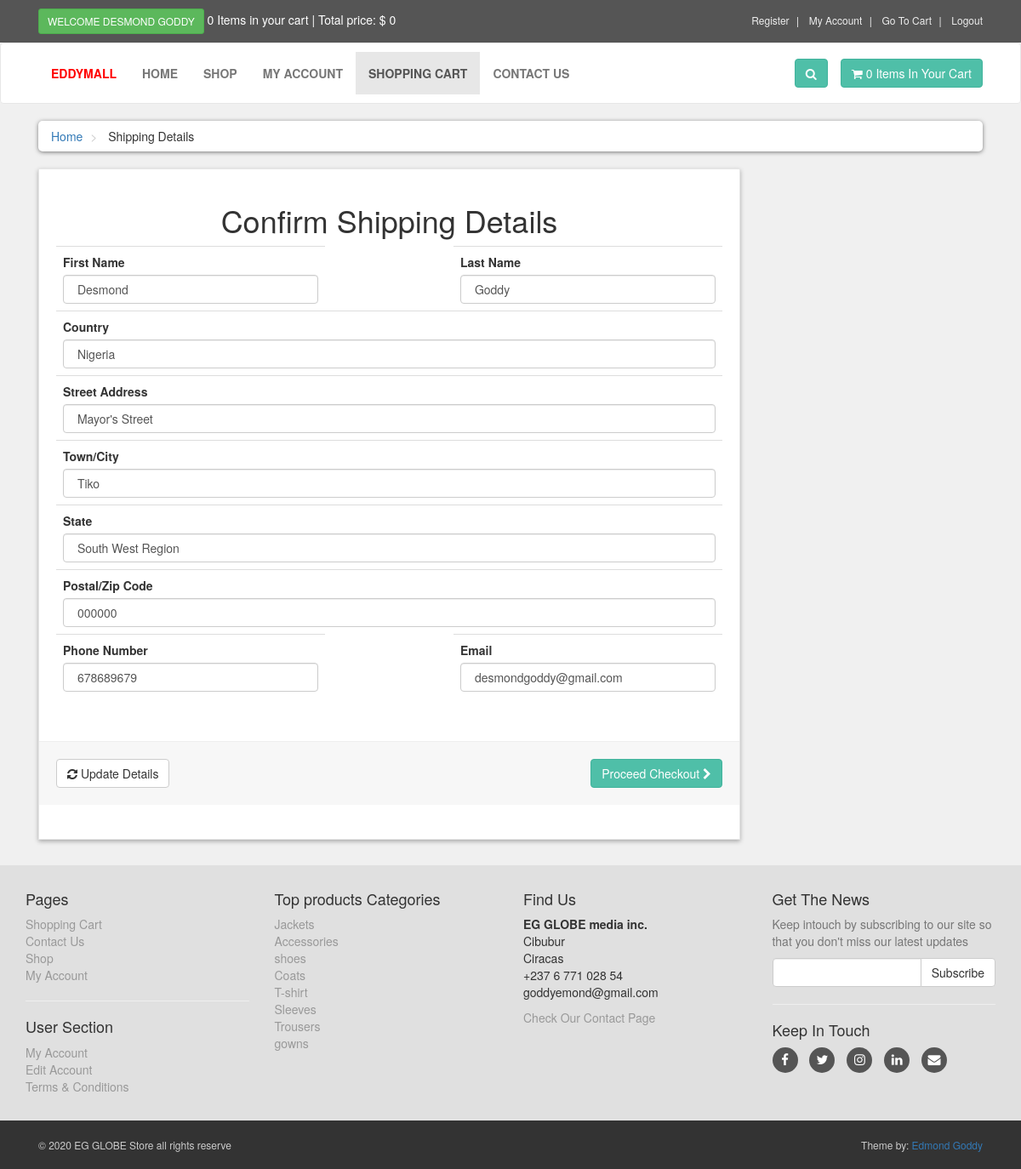
The app's page /shipping_info.php (signed in) with its own data.
### tables this page shows
CREATE TABLE `customers` (
  `customer_id` int(6) NOT NULL,
  `email_address` varchar(50) NOT NULL,
  `password` varchar(50) NOT NULL,
  `first_name` varchar(50) DEFAULT NULL,
  `last_name` varchar(50) NOT NULL,
  `address` varchar(255) DEFAULT NULL,
  `city` varchar(50) DEFAULT NULL,
  `state` varchar(50) DEFAULT NULL,
  `zipcode` varchar(10) DEFAULT NULL,
  `country` varchar(50) DEFAULT NULL,
  `contact` varchar(15) DEFAULT NULL,
  `image` text NOT NULL,
  `customer_ip` varchar(200) NOT NULL
);

CREATE TABLE `product_categories` (
  `p_cat_id` int(11) NOT NULL,
  `p_cat_title` text NOT NULL,
  `p_cat_desc` text NOT NULL
);

### shipping_info.php (the view, shortened to what this page needs)
<?php
$active = "Cart";
include("includes/header.php");
if (isset($_SESSION["ID"])) {
$customer_id = $_SESSION["ID"];
$query = "SELECT * FROM customers where customer_id='$customer_id'";
$results = mysqli_query($con, $query) or die(mysql_error());
$row = mysqli_fetch_array($results);
    $first_name = $row["first_name"];
    $last_name = $row["last_name"];
    $email_address = $row["email_address"];
    $country = $row["country"];
    $city = $row["city"];
    $state = $row["state"];
    $contact = $row["contact"];
    $address = $row["address"];
    $zipcode = $row["zipcode"];
?>
    <div class="content">
        <div class="container">
            <div class="col-md-12">
                <ul class="breadcrumb">
                    <li>
                        <a href="index.php">Home</a>
                    </li>
                    <li>
                        Shipping Details
                    </li>
                </ul>
            </div>
            <div id="cart" class="col-md-9">
                <div class="box">
                    <form action="" method="post" enctype="multipart/form-data">
                        <center>
                            <h1>Confirm Shipping Details</h1>
                        </center>
                        <div class="table-responsive">
                            <table class="table">
                                <tbody>
                                    <tr>
                                        <td style="float: left;">
                                            <label>First Name</label>
                                            <input type="text" name="first_name" class="form-control" value=" <?php echo $first_name; ?> " style="width: 300px;">
                                        </td>
                                        <td style="float: right;">
                                            <label>Last Name</label>
                                            <input type="text" name="last_name" class="form-control" value=" <?php echo $last_name; ?> " style="width: 300px;">
                                        </td>
                                    </tr>
                                    <tr>
                                        <td style="float: none;">
                                            <label>Country</label>
                                            <input type="text" name="country" class="form-control" value=" <?php echo $country; ?> " style="width: ;">
                                        </td>
                                    </tr>
                                    <tr>
                                        <td style="">
                                            <label>Street Address</label>
                                            <input type="text" name="address" class="form-control" value=" <?php echo $address; ?> " style="width: ;">
                                        </td>
                                    </tr>
                                    <tr>
                                        <td style="">
                                            <label>Town/City</label>
                                            <input type="text" name="city" class="form-control" value=" <?php echo $city; ?> " style="width: ;">
                                        </td>
                                    </tr>
                                    <tr>
                                        <td style="">
                                            <label>State</label>
                                            <input type="text" name="state" class="form-control" value=" <?php echo $state; ?> " style="width: ;">
                                        </td>
                                    </tr>
                                    <tr>
                                        <td style="">
                                            <label>Postal/Zip Code</label>
                                            <input type="text" name="zipcode" class="form-control" value=" <?php echo $zipcode; ?> " style="width: ;">
                                        </td>
                                    </tr>
                                    <tr>
                                        <td style="float: left;">
                                            <label>Phone Number</label>
                                            <input type="text" name="contact" class="form-control" value=" <?php echo $contact; ?> " style="width: 300px;">
                                        </td>
                                        <td style="float: right;">
                                            <label>Email</label>
                                            <input type="text" name="email_address" class="form-control" value=" <?php echo $email_address; ?> " style="width: 300px;">
                                        </td>
                                    </tr>
                                </tbody>
                            </table>
                        </div>
                        <div class="box-footer">
                            <div class="pull-left">
                                <button type="submit" name="update" value="Update" class="btn btn-default">
                                    <i class="fa fa-refresh"></i> Update Details
                                </button>
                            </div>
                            <div class="pull-right">
                                <a href="checkout_form.php" class="btn btn-primary">
                                    Proceed Checkout <i class="fa fa-chevron-right"></i>
                                </a>
                            </div>
                        </div>
                    </form>
                </div>
            </div>
        </div>
    </div>
<?php
include("includes/footer.php");
}
?>
</body>
</html>

### includes/footer.php (shortened to what this page needs)
<div id="footer">
	<div class="container">
		<div class="row">
			<div class="col-sm-6 col-md-3">
				<h4>Pages</h4>
				<ul>
					<li><a href="cart.php">Shopping Cart</a></li>
					<li><a href="contact.php">Contact Us</a></li>
					<li><a href="shop.php">Shop</a></li>
					<li><a href="customer/my_account.php">My Account</a></li>
				</ul>
				<hr>
				<h4>User Section</h4>
				<ul>
					<li>
                        <?php
                        if (!@isset($_SESSION["customer_name"])) {
                         echo "<a href='checkout.php'>Login</a>";
                        }else{
                         echo "<a href='customer/my_account.php?my_orders'>My Account</a>";
                        }
                        ?>
					</li>
					<li>
                        <?php
                        if (!@isset($_SESSION["customer_name"])) {
                         echo "<a href='customer_register.php'>Register</a>";
                        }else{
                         echo "<a href='customer/my_account.php?edit_account'>Edit Account</a>";
                        }
                        ?>
                        <li><a href="terms.php">Terms & Conditions</a></li>
					</li>
				</ul>
			</div>
			<div class="col-sm-6 col-md-3">
				<h4>Top products Categories</h4>
				<ul>
<?php
$get_p_cats = "SELECT * FROM product_categories";
$run_p_cats = mysqli_query($con, $get_p_cats);
while ($row_p_cats = mysqli_fetch_array($run_p_cats)) {
	$p_cat_id = $row_p_cats["p_cat_id"];
	$p_cat_title = $row_p_cats["p_cat_title"];
	echo "
<li>
   <a href='shop.php?p_cat=$p_cat_id'>
     $p_cat_title
   </a>
</li>
	";
}
?>
				</ul>
			</div>
			<div class="col-sm-6 col-md-3">
				<h4>Find Us</h4>
				<p>
					<strong>EG GLOBE media inc.</strong>
					<br>Cibubur
					<br>Ciracas
					<br>+237 6 771 028 54
					<br>goddyemond@gmail.com
					<br><strong></strong>
				</p>
				<a href="contact.php">Check Our Contact Page</a>
			</div>
			<div class="col-sm-6 col-md-3">
				<h4>Get The News</h4>
				<p class="text-muted">
Keep intouch by subscribing to our site so that you don't miss our latest updates
				</p>
				<form action="" method="post">
	 				<div class="input-group">
						<input type="text" name="email" class="form-control">
						<span class="input-group-btn">
							<input type="submit" value="Subscribe" class="btn btn-default">
						</span>
					</div>
				</form>
				<hr>
				<h4>Keep In Touch</h4>
				<p class="social">
					<a target="_blank" href="https://web.facebook.com/edmond.goddy" class="fa fa-facebook"></a>
					<a target="_blank" href="#" class="fa fa-twitter"></a>
					<a target="_blank" href="#" class="fa fa-instagram"></a>
					<a target="_blank" href="https://www.linkedin.com/in/edmond-goddy-3b67b8225" class="fa fa-linkedin"></a>
					<a target="_blank" href="#" class="fa fa-envelope"></a>
				</p>
			</div>
		</div>
	</div>
</div>
<div id="copyright">
	<div class="container">
		<div class="col-md-6">
			<p class="pull-left">&COPY; 2020 EG GLOBE Store all rights reserve</p>
		</div>
		<div class="col-md-6">
			<p class="pull-right">Theme by: <a target="_blank" href="https://www.linkedin.com/in/edmond-goddy-3b67b8225">Edmond Goddy</a></p>
		</div>
	</div>
</div>

### styles/style.css (style rules this page uses)
body { font-size: 14px; line-height: 1.42857143; color: #333333; background: #f0f0f0; overflow-x: hidden; padding-bottom: ; }
.btn-primary { color: rgb(255,255,255); background: rgb(79,191,168); border-color: rgb(65,179,156); }
.box { background: #ffffff; margin: 0 0 30px; border: solid 1px #e6e6e6; box-sizing: border-box; padding: 20px; box-shadow: 0 2px 5px rgba(0,0,0,0.3); }
.box .box-footer { background-color: #f7f7f7; margin: 30px -20px 20px; padding: 20px; border-top: 1px solid #eeeeee; }
.box .box-footer:before, .box .box-footer:after { content: ""; display: table; }
.box .box-footer:after { clear: both; }
#footer { background: #e0e0e0; padding: 20px 0; }
#footer a { color: #999999; padding: 0; text-decoration: none; }
#footer ul { list-style: none; padding-left: 0; }
#footer .social { text-align: left; }
#footer .social a { margin: 0 10px 0 0; display: inline-block; color: #ffffff; width: 30px; height: 30px; border-radius: 15px; line-height: 30px; font-size: 15px; text-align: center; vertical-align: bottom; background: #555555; text-decoration: none; }
#copyright { background: #333333; color: #cccccc; padding: 20px 0; font-size: 12px; }
#copyright p { margin: 0; }
.breadcrumb { padding: 8px 15px; margin-bottom: 20px; background: #ffffff; border-radius: 5px; box-shadow: 0 1px 5px rgba(0,0,0,0.5); }
.breadcrumb> li + li:before { content: ">\00a0"; color: #cccccc; }

### records on screen
customers: first_name "Desmond", last_name "Goddy", country "Nigeria", address "Mayor's Street", city "Tiko", state "South West Region", zipcode "000000", contact "678689679", email_address "desmondgoddy@gmail.com"
product_categories: p_cat_title "Jackets"
product_categories: p_cat_title "Accessories"
product_categories: p_cat_title "shoes"
product_categories: p_cat_title "Coats"
product_categories: p_cat_title "T-shirt"
product_categories: p_cat_title "Sleeves"
product_categories: p_cat_title "Trousers"
product_categories: p_cat_title "gowns"

### other values on screen
$count_items "0 0"
$total "0"
